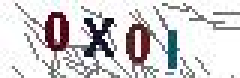
#> input picture data/train/0X0I.jpg, 80 x 26 px (shown 3 times larger); its folder holds only this picture in this run
$ python train_split.py
#> lines starting #> are read from the running program, lines starting #| are printed output that depends on the picture; after the words box and inside, x2 and y2 are one past the last pixel; in counts of white or black regions, pixels touching at a corner belong together
### random_forest/utils.py
def to_binary(img):
    threshold = 100
    transform = lambda x : 256 if x > threshold else 0
    return img.convert("L").point(transform, mode="1")

def clean_noise(img, threshold):
    pixels = img.load()

    for i in range(img.size[0]):
        pixels[i, 0] = 255
        pixels[i, img.size[1] - 1] = 255
    for i in range(img.size[1]):
        pixels[0, i] = 255
        pixels[img.size[0] - 1, i] = 255

    del_pos = []
    for i in range(1, img.size[0] - 1):
        for j in range(1, img.size[1] - 1):
            if pixels[i, j] == 255:
                continue
            pixel_cnt = 0
            for k in range(-1, 2):
                for l in range(-1, 2):
                    if k != 0 and l != 0:
                        continue
                    pixel_cnt += (pixels[i + k, j + l] == 0)
            if pixel_cnt == 1:
                del_pos.append([i + k, j + l])
    for pos in del_pos:
        pixels[pos[0], pos[1]] = 255

    del_pos = []
    for i in range(1, img.size[0] - 1):
        for j in range(1, img.size[1] - 1):
            pixel_cnt = 0
            for k in range(-1, 2):
                for l in range(-1, 2):
                    pixel_cnt += (pixels[i + k, j + l] == 0)
            if pixel_cnt <= threshold:
                del_pos.append([i + k, j + l])
    for pos in del_pos:
        pixels[pos[0], pos[1]] = 255
    return img

def letter_split(img):
    letters = []
    cur = -1
    pixels = img.load()
    for i in range(img.size[0]):
        pixel_cnt = 0
        for j in range(img.size[1]):
            pixel_cnt += (pixels[i, j] != 255)
        if pixel_cnt == 0 and cur != -1:
            if i - cur >= 14:
                letters.append([cur, int((cur + i) / 2)])
                letters.append([int((cur + i) / 2), i])
            else:
                letters.append([cur, i])
            cur = -1
        elif pixel_cnt > 0 and cur == -1:
            cur = i
    letters = sorted(letters, reverse=True, key=lambda k: k[1] - k[0])
    letters = sorted(letters[:4])
    return letters

def to_number(letter):
    if letter >= "0" and letter <= "9":
        return ord(letter) - ord("0")
    return ord(letter) - ord("A") + 10

### random_forest/train_split.py
import numpy as np
import os
from PIL import Image

import utils

cnt = np.zeros((36), dtype=int)
train_path = "../data/train"
filenames = os.listdir(train_path)
for filename in filenames:
    img = Image.open(train_path + "/" + filename)
#> img is the input picture: PIL image 80x26 RGB; mean R, G, B 210.3, 207.6, 209.3
    img = utils.to_binary(img)
#> in to_binary, `return img.convert("L").point(transform, mode="1")`:
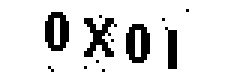
#> returned value: PIL image 80x26 1 (shown 3 times larger); 87.6% white; black in thin lines or dots, all inside (x1, y1, x2, y2) = (15, 3, 63, 24)
    img = utils.clean_noise(img, 3)
#> after the loop in clean_noise, `for i in range(1, img.size[0] - 1):`: del_pos = [[17, 23], [18, 24], [29, 23], [33, 21], [34, 6], [35, 24], [37, 12], [38, 14], [39, 9], [55, 7], [56, 10], [63, 4]]
#> the loop in clean_noise, `for pos in del_pos:` made 12 passes
#> after the loop in clean_noise, `for i in range(1, img.size[0] - 1):`: del_pos = 1593 pairs, first value 2 to 79, second value 2 to 25
#> the loop in clean_noise, `for pos in del_pos:` made 1593 passes
#> pos on passes 1 to 3: [2, 2], [2, 3], [2, 4]
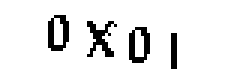
#> img: PIL image 80x26 1 (shown 3 times larger); 91.6% white; black in thin lines or dots, all inside (x1, y1, x2, y2) = (16, 5, 59, 23)

    splits = utils.letter_split(img)
#> after the loop in letter_split, `for i in range(img.size[0]):`: cur = -1; letters = [[16, 23], [29, 39], [43, 50], [57, 59]]
#> in letter_split, `letters = sorted(letters, reverse=True, key=lambda k: k[1] - k[0])`: letters = [[29, 39], [16, 23], [43, 50], [57, 59]]
#> in letter_split, `letters = sorted(letters[:4])`: letters = [[16, 23], [29, 39], [43, 50], [57, 59]]
#> splits = [[16, 23], [29, 39], [43, 50], [57, 59]]
    for i, split in enumerate(splits):
         n = utils.to_number(filename[i])
         path = "../data/train_split_letters/" + filename[i] + "/" + str(cnt[n]) + ".jpg"
         sub_img = img.crop((split[0], 0, split[1] + 1, 26))
         sub_img.save(path)
         cnt[n] += 1
#> this loop made 4 passes
#> (split, n, path) on passes 1 to 4: ([16, 23], 0, '../data/train_split_letters/0/0.jpg'), ([29, 39], 33, '../data/train_split_letters/X/0.jpg'), ([43, 50], 0, '../data/train_split_letters/0/1.jpg'), ([57, 59], 18, '../data/train_split_letters/I/0.jpg')
#> after the loop, cnt = 36 values, max 2 at index 0, min 0 at index 1, mean 0.111

$ run again, on data/train/3LOJ.jpg
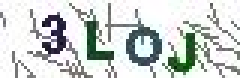
#> input picture data/train/3LOJ.jpg, 80 x 26 px (shown 3 times larger)
#> img is the input picture: PIL image 80x26 RGB; mean R, G, B 205.5, 210.7, 208.6
#> in to_binary, `return img.convert("L").point(transform, mode="1")`:
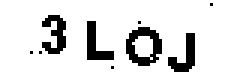
#> returned value: PIL image 80x26 1 (shown 3 times larger); 87.4% white; 9 black regions (5 under 20 px), largest, box (x1, y1, x2, y2) and area: (42, 9, 54, 22) 83, (14, 5, 22, 18) 61, (29, 7, 38, 20) 57, (56, 11, 65, 24) 57
#> after the loop in clean_noise, `for i in range(1, img.size[0] - 1):`: del_pos = [[11, 18], [14, 18], [38, 23], [47, 8], [71, 2]]
#> the loop in clean_noise, `for pos in del_pos:` made 5 passes
#> after the loop in clean_noise, `for i in range(1, img.size[0] - 1):`: del_pos = 1585 pairs, first value 2 to 79, second value 2 to 25
#> the loop in clean_noise, `for pos in del_pos:` made 1585 passes
#> pos on passes 1 to 3: [2, 2], [2, 3], [2, 4]
#> `img = utils.clean_noise(img, 3)`:
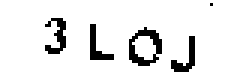
#> img: PIL image 80x26 1 (shown 3 times larger); 91.2% white; black in thin lines or dots, all inside (x1, y1, x2, y2) = (15, 1, 71, 24)
#> after the loop in letter_split, `for i in range(img.size[0]):`: cur = -1; letters = [[15, 22], [30, 38], [43, 54], [57, 65], [70, 71]]
#> in letter_split, `letters = sorted(letters, reverse=True, key=lambda k: k[1] - k[0])`: letters = [[43, 54], [30, 38], [57, 65], [15, 22], [70, 71]]
#> in letter_split, `letters = sorted(letters[:4])`: letters = [[15, 22], [30, 38], [43, 54], [57, 65]]
#> the loop `for i, split in enumerate(splits):` made 4 passes
#> (split, n, path) on passes 1 to 4: ([15, 22], 3, '../data/train_split_letters/3/0.jpg'), ([30, 38], 21, '../data/train_split_letters/L/0.jpg'), ([43, 54], 24, '../data/train_split_letters/O/0.jpg'), ([57, 65], 19, '../data/train_split_letters/J/0.jpg')
#> after the loop `for i, split in enumerate(splits):`: cnt = 36 values, max 1 at index 3, min 0 at index 0, mean 0.111

$ run again, on data/train/56E0.jpg
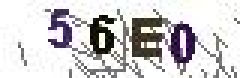
#> input picture data/train/56E0.jpg, 80 x 26 px (shown 3 times larger)
#> img is the input picture: PIL image 80x26 RGB; mean R, G, B 208, 205.7, 207.1
#> in to_binary, `return img.convert("L").point(transform, mode="1")`:
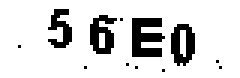
#> returned value: PIL image 80x26 1 (shown 3 times larger); 84.9% white; 12 black regions (8 under 20 px), largest, box (x1, y1, x2, y2) and area: (44, 6, 55, 19) 103, (57, 8, 65, 22) 74, (30, 5, 39, 18) 72, (16, 3, 24, 16) 57
#> after the loop in clean_noise, `for i in range(1, img.size[0] - 1):`: del_pos = [[7, 16], [29, 23], [41, 7], [43, 22], [46, 23], [55, 24], [73, 21], [74, 23]]
#> the loop in clean_noise, `for pos in del_pos:` made 8 passes
#> after the loop in clean_noise, `for i in range(1, img.size[0] - 1):`: del_pos = 1531 pairs, first value 2 to 79, second value 2 to 25
#> the loop in clean_noise, `for pos in del_pos:` made 1531 passes
#> pos on passes 1 to 3: [2, 2], [2, 3], [2, 4]
#> `img = utils.clean_noise(img, 3)`:
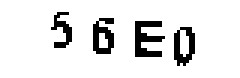
#> img: PIL image 80x26 1 (shown 3 times larger); 89.5% white; black in thin lines or dots, all inside (x1, y1, x2, y2) = (17, 4, 65, 22)
#> after the loop in letter_split, `for i in range(img.size[0]):`: cur = -1; letters = [[17, 24], [31, 38], [45, 55], [58, 65]]
#> in letter_split, `letters = sorted(letters, reverse=True, key=lambda k: k[1] - k[0])`: letters = [[45, 55], [17, 24], [31, 38], [58, 65]]
#> in letter_split, `letters = sorted(letters[:4])`: letters = [[17, 24], [31, 38], [45, 55], [58, 65]]
#> the loop `for i, split in enumerate(splits):` made 4 passes
#> (split, n, path) on passes 1 to 4: ([17, 24], 5, '../data/train_split_letters/5/0.jpg'), ([31, 38], 6, '../data/train_split_letters/6/0.jpg'), ([45, 55], 14, '../data/train_split_letters/E/0.jpg'), ([58, 65], 0, '../data/train_split_letters/0/0.jpg')
#> after the loop `for i, split in enumerate(splits):`: cnt = 36 values, max 1 at index 0, min 0 at index 1, mean 0.111

$ run again, on data/train/6CJR.jpg
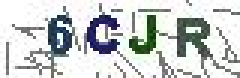
#> input picture data/train/6CJR.jpg, 80 x 26 px (shown 3 times larger)
#> img is the input picture: PIL image 80x26 RGB; mean R, G, B 203.1, 207.2, 206.5
#> in to_binary, `return img.convert("L").point(transform, mode="1")`:
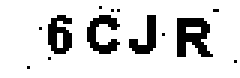
#> returned value: PIL image 80x26 1 (shown 3 times larger); 84.8% white; 13 black regions (9 under 20 px), largest, box (x1, y1, x2, y2) and area: (59, 6, 71, 19) 104, (29, 5, 40, 18) 75, (16, 5, 24, 18) 70, (43, 5, 52, 18) 57
#> after the loop in clean_noise, `for i in range(1, img.size[0] - 1):`: del_pos = [[10, 23], [14, 10], [17, 20], [34, 3], [38, 4], [40, 4], [55, 12], [79, 21]]
#> the loop in clean_noise, `for pos in del_pos:` made 8 passes
#> after the loop in clean_noise, `for i in range(1, img.size[0] - 1):`: del_pos = 1527 pairs, first value 2 to 79, second value 2 to 25
#> the loop in clean_noise, `for pos in del_pos:` made 1527 passes
#> pos on passes 1 to 3: [2, 2], [2, 3], [2, 4]
#> `img = utils.clean_noise(img, 3)`:
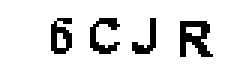
#> img: PIL image 80x26 1 (shown 3 times larger); 89% white; black in thin lines or dots, all inside (x1, y1, x2, y2) = (17, 6, 71, 19)
#> after the loop in letter_split, `for i in range(img.size[0]):`: cur = -1; letters = [[17, 24], [30, 40], [44, 52], [60, 71]]
#> in letter_split, `letters = sorted(letters, reverse=True, key=lambda k: k[1] - k[0])`: letters = [[60, 71], [30, 40], [44, 52], [17, 24]]
#> in letter_split, `letters = sorted(letters[:4])`: letters = [[17, 24], [30, 40], [44, 52], [60, 71]]
#> the loop `for i, split in enumerate(splits):` made 4 passes
#> (split, n, path) on passes 1 to 4: ([17, 24], 6, '../data/train_split_letters/6/0.jpg'), ([30, 40], 12, '../data/train_split_letters/C/0.jpg'), ([44, 52], 19, '../data/train_split_letters/J/0.jpg'), ([60, 71], 27, '../data/train_split_letters/R/0.jpg')
#> after the loop `for i, split in enumerate(splits):`: cnt = 36 values, max 1 at index 6, min 0 at index 0, mean 0.111

$ run again, on data/train/0X6K.jpg
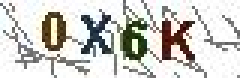
#> input picture data/train/0X6K.jpg, 80 x 26 px (shown 3 times larger)
#> img is the input picture: PIL image 80x26 RGB; mean R, G, B 205.6, 204.7, 200
#> in to_binary, `return img.convert("L").point(transform, mode="1")`:
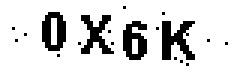
#> returned value: PIL image 80x26 1 (shown 3 times larger); 85.2% white; black in thin lines or dots, all inside (x1, y1, x2, y2) = (4, 2, 76, 22)
#> after the loop in clean_noise, `for i in range(1, img.size[0] - 1):`: del_pos = [[5, 10], [6, 14], [9, 12], [20, 19], [27, 15], [37, 11], [38, 15], [42, 3], [53, 10], [55, 5], [59, 20], [61, 21], [63, 12], [63, 22], [70, 14], [76, 15]]
#> the loop in clean_noise, `for pos in del_pos:` made 16 passes
#> after the loop in clean_noise, `for i in range(1, img.size[0] - 1):`: del_pos = 1525 pairs, first value 2 to 79, second value 2 to 25
#> the loop in clean_noise, `for pos in del_pos:` made 1525 passes
#> pos on passes 1 to 3: [2, 2], [2, 3], [2, 4]
#> `img = utils.clean_noise(img, 3)`:
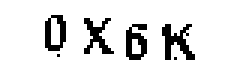
#> img: PIL image 80x26 1 (shown 3 times larger); 89.4% white; black in thin lines or dots, all inside (x1, y1, x2, y2) = (15, 5, 65, 20)
#> after the loop in letter_split, `for i in range(img.size[0]):`: cur = -1; letters = [[15, 22], [28, 38], [42, 49], [54, 65]]
#> in letter_split, `letters = sorted(letters, reverse=True, key=lambda k: k[1] - k[0])`: letters = [[54, 65], [28, 38], [15, 22], [42, 49]]
#> in letter_split, `letters = sorted(letters[:4])`: letters = [[15, 22], [28, 38], [42, 49], [54, 65]]
#> the loop `for i, split in enumerate(splits):` made 4 passes
#> (split, n, path) on passes 1 to 4: ([15, 22], 0, '../data/train_split_letters/0/0.jpg'), ([28, 38], 33, '../data/train_split_letters/X/0.jpg'), ([42, 49], 6, '../data/train_split_letters/6/0.jpg'), ([54, 65], 20, '../data/train_split_letters/K/0.jpg')
#> after the loop `for i, split in enumerate(splits):`: cnt = 36 values, max 1 at index 0, min 0 at index 1, mean 0.111
